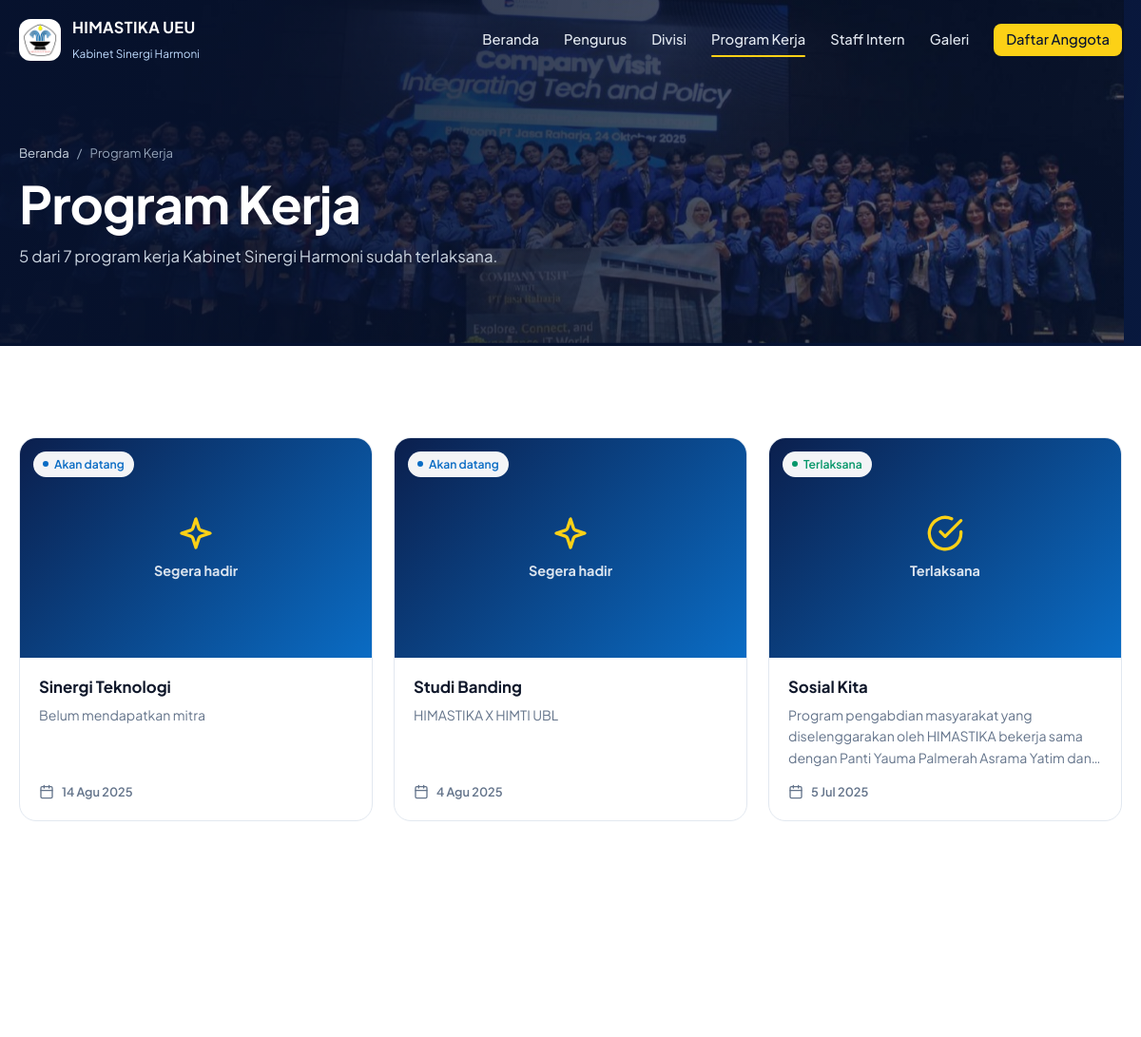
Page /index.php/home/proker_list (upper part) on the earlier database version.
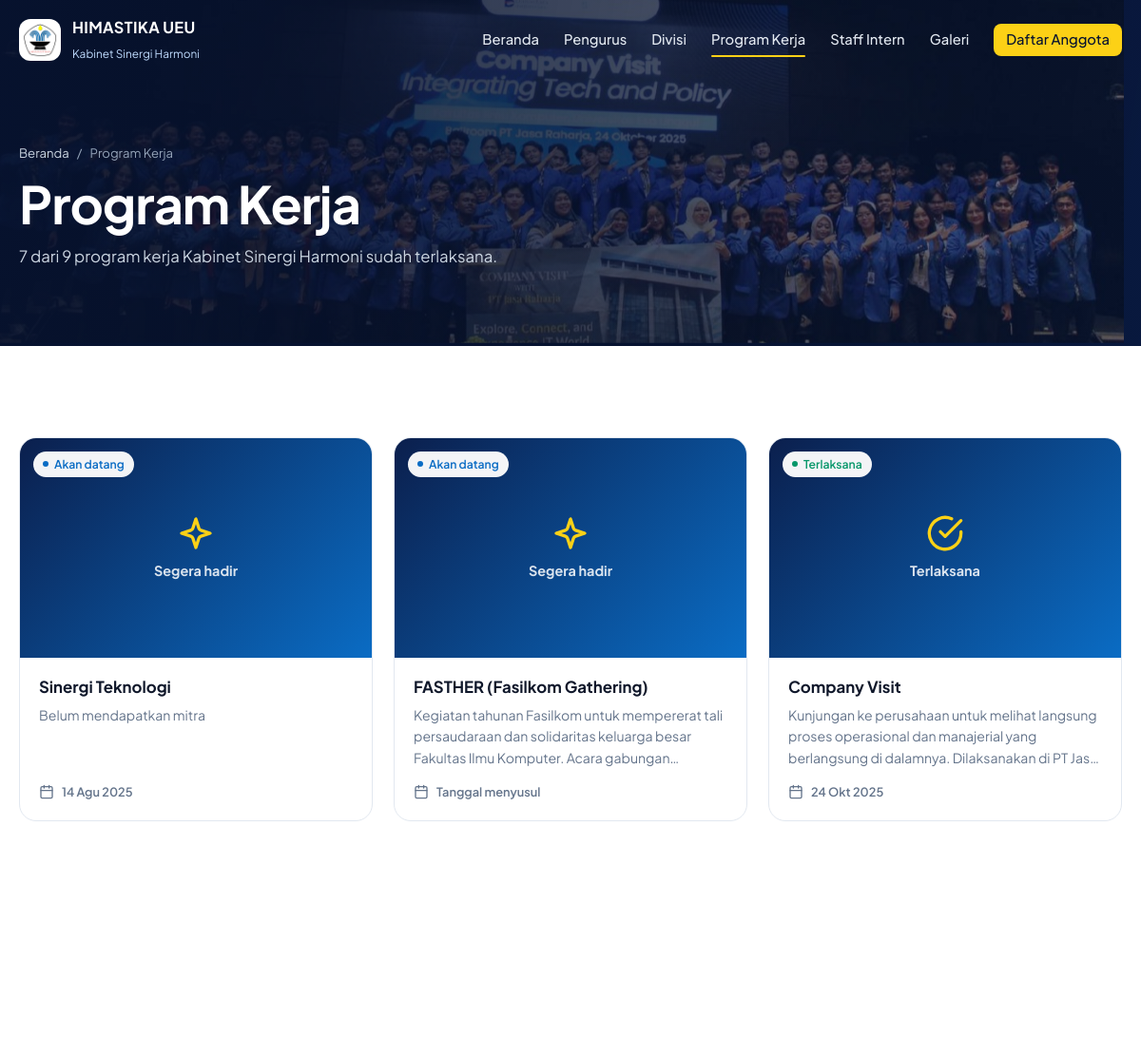
Same page on the later database version.
### tables this page shows
CREATE TABLE `proker` (
  `id` int(11) NOT NULL,
  `judul` varchar(255) NOT NULL,
  `deskripsi` text DEFAULT NULL,
  `tanggal` date DEFAULT NULL,
  `status` tinyint(1) DEFAULT 0
);

### application/controllers/Home.php (called while the page is built, shortened)
<?php
class Home extends CI_Controller {
    public function __construct() {
        $this->load->model(['Anggota_model', 'Proker_model', 'Informasi_model', 'Intern_model', 'Galeri_model']);
    }
    private function page($view, $data, $title, $active) {
        $data['title']  = $title ? $title . ' · HIMASTIKA UEU' : 'HIMASTIKA UEU · Himpunan Mahasiswa Teknik Informatika';
        $data['active'] = $active;
        $this->load->view('layouts/public_header', $data);
        $this->load->view($view, $data);
        $this->load->view('layouts/public_footer', $data);
    }
    private function prokers_sorted() {
        $prokers = $this->Proker_model->getAll();
        usort($prokers, function ($a, $b) {
            if ((int) $a->status !== (int) $b->status) return (int) $a->status - (int) $b->status;
            return strcmp((string) $b->tanggal, (string) $a->tanggal);
        });
        return $prokers;
    }
    public function proker_list() {
        $prokers = $this->prokers_sorted();
        $data = [
            'prokers'        => $prokers,
            'total_proker'   => count($prokers),
            'proker_selesai' => count(array_filter($prokers, function ($p) { return (int) $p->status === 1; })),
        ];
        $this->page('home/proker_list', $data, 'Program Kerja', 'proker');
    }
}

### index.php (called while the page is built, shortened)
<?php
require_once BASEPATH.'core/CodeIgniter.php';

### application/models/Proker_model.php (called while the page is built, shortened)
<?php
class Proker_model extends CI_Model {
    public function getAll() {
        return $this->db->order_by('id', 'DESC')->get('proker')->result();
    }
}

### application/views/partials/proker_card.php (the view)
<?php
$done = (int) $p->status === 1;
$src  = foto_url($p->foto ?? null);
?>
<a href="<?= base_url('program-kerja/' . $p->id); ?>" class="pcard reveal" style="--d:<?= isset($d) ? $d : 0; ?>s">
  <div class="ph">
    <?php if ($src): ?>
      <img src="<?= $src; ?>" alt="<?= html_escape($p->judul); ?>" loading="lazy">
    <?php else: ?>
      <div class="placeholder"><?= icon($done ? 'check-circle' : 'sparkles'); ?><span><?= $done ? 'Terlaksana' : 'Segera hadir'; ?></span></div>
    <?php endif; ?>
    <span class="badge <?= $done ? 'badge-done' : ''; ?>"><?= $done ? 'Terlaksana' : 'Akan datang'; ?></span>
  </div>
  <div class="body">
    <h3><?= html_escape($p->judul); ?></h3>
    <?php if (!empty($p->deskripsi)): ?><p><?= html_escape($p->deskripsi); ?></p><?php endif; ?>
    <span class="date"><?= icon('calendar'); ?> <?= !empty($p->tanggal) ? tgl($p->tanggal) : 'Tanggal menyusul'; ?></span>
  </div>
</a>

### application/views/home/proker_list.php
<section class="page-hero">
  <div class="bg" style="background-image:url('<?= base_url('assets/img/proker/company-visit-jasa-raharja.jpg'); ?>')"></div>
  <div class="wrap">
    <nav class="crumbs rise"><a href="<?= base_url(); ?>">Beranda</a> / <span>Program Kerja</span></nav>
    <h1 class="rise" style="--d:.15s">Program Kerja</h1>
    <p class="rise" style="--d:.3s"><?= $proker_selesai; ?> dari <?= $total_proker; ?> program kerja Kabinet Sinergi Harmoni sudah terlaksana.</p>
  </div>
</section>
<section class="section">
  <div class="wrap">
    <div class="pgrid">
      <?php foreach ($prokers as $i => $p) $this->load->view('partials/proker_card', ['p' => $p, 'd' => ($i % 3) * .1]); ?>
    </div>
  </div>
</section>

Differences in the rows shown:
no longer on this page (row edited): proker: judul "Studi Banding", deskripsi "HIMASTIKA X HIMTI UBL", tanggal "4 Agu 2025"
no longer on this page (row edited): proker: judul "Sosial Kita", deskripsi "Program pengabdian masyarakat yang diselenggarakan oleh HIMASTIKA bekerja sama dengan Panti Yauma Palmerah Asrama Yatim…", tanggal "5 Jul 2025"
added proker: judul "FASTHER (Fasilkom Gathering)", deskripsi "Kegiatan tahunan Fasilkom untuk mempererat tali persaudaraan dan solidaritas keluarga besar Fakultas Ilmu Komputer. Acara…"
added proker: judul "Company Visit", deskripsi "Kunjungan ke perusahaan untuk melihat langsung proses operasional dan manajerial yang berlangsung di dalamnya. Dilaksanakan di PT…", tanggal "24 Okt 2025"
Other differences:
$proker_selesai: "5" → "7"
$total_proker: "7" → "9"
text now shown: "Tanggal menyusul"
